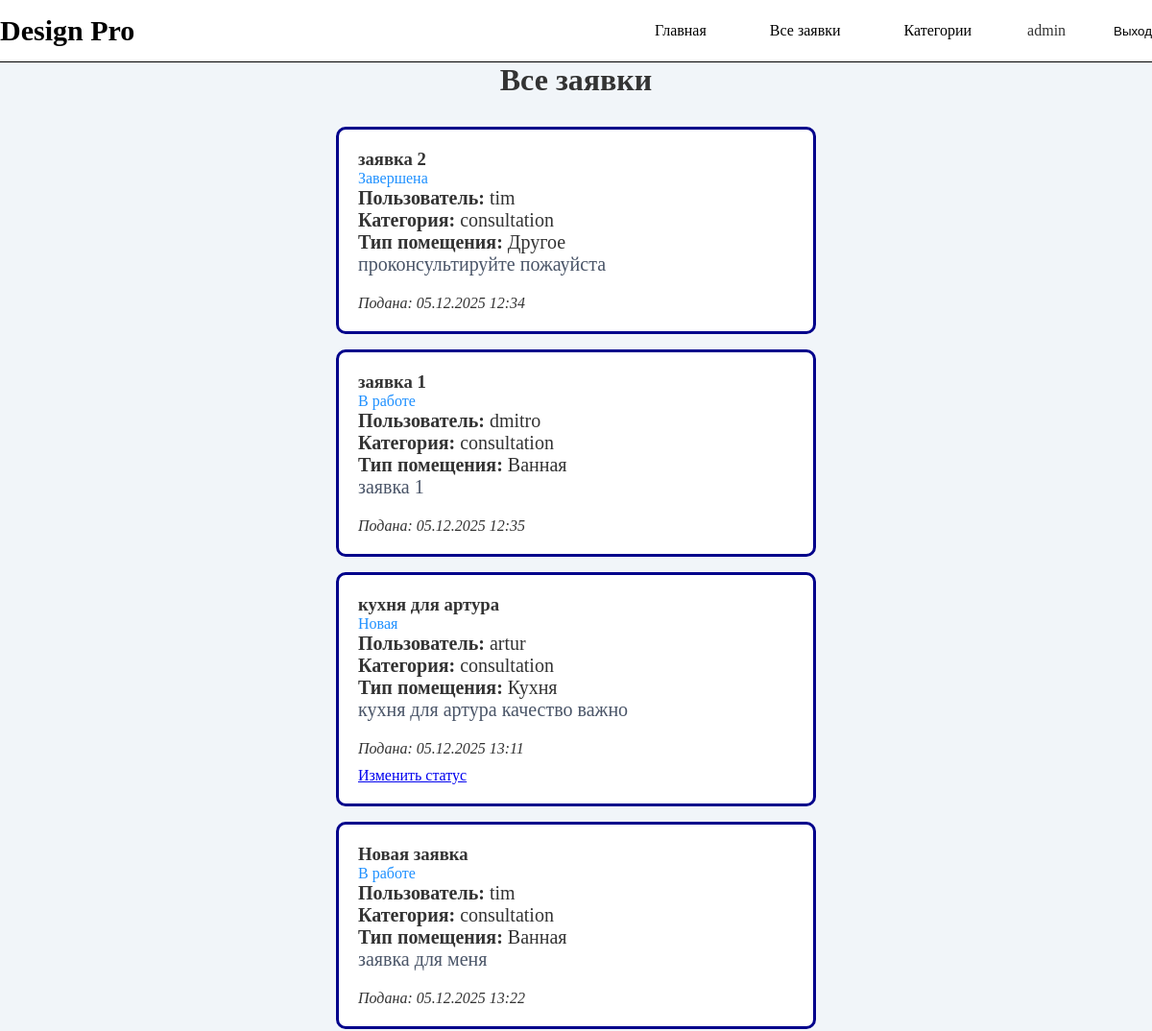
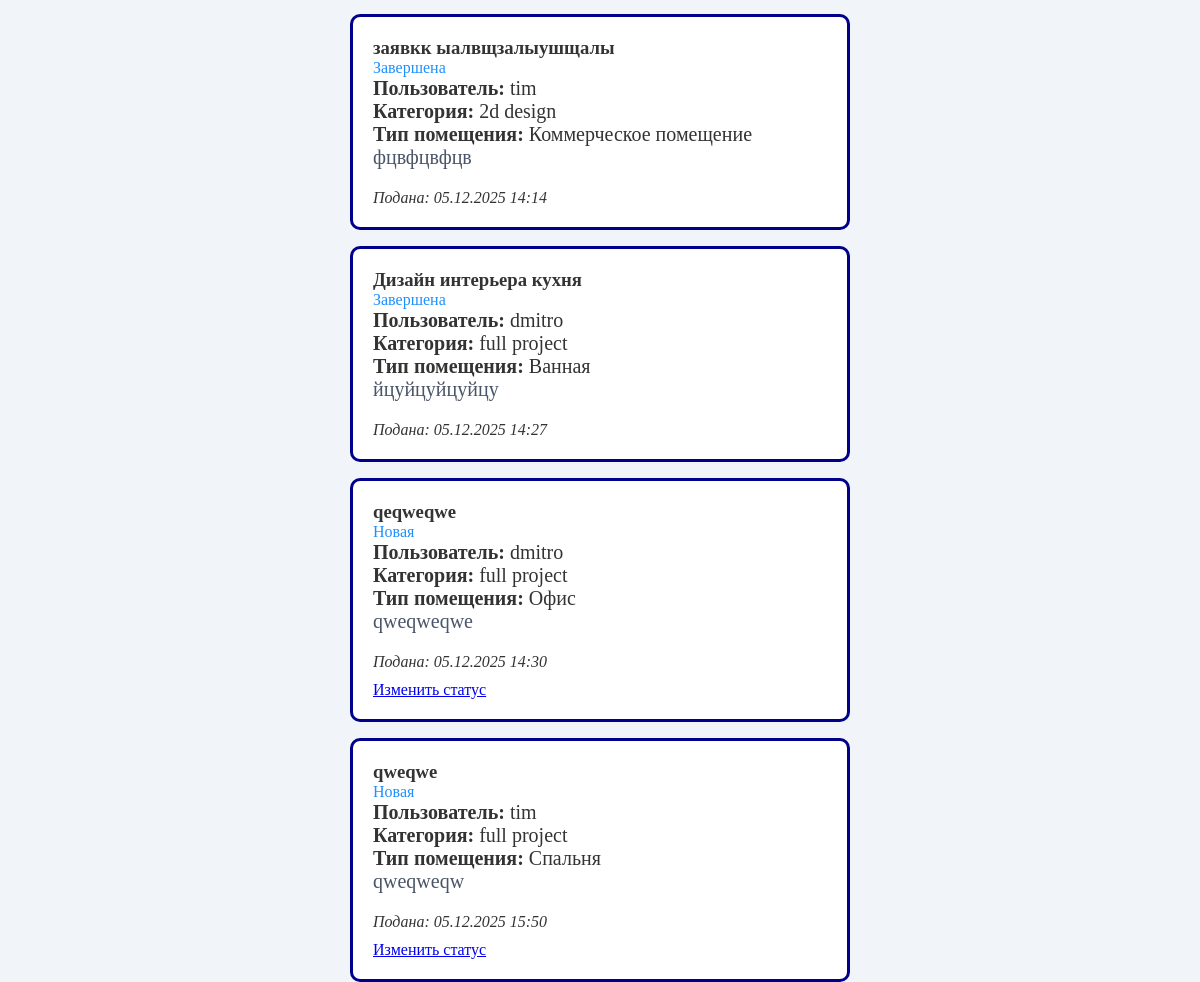
/catalog/admin/all-requests/ (signed in), run on the app's committed database (2 pictures, top to bottom).
### catalog/models.py (models this page shows, shortened)
class DesignRequest(models.Model):
    ROOM_CHOICES = [
        ('living', 'Гостиная'),
        ('kitchen', 'Кухня'),
        ('bedroom', 'Спальня'),
        ('bathroom', 'Ванная'),
        ('office', 'Офис'),
        ('commercial', 'Коммерческое помещение'),
        ('other', 'Другое'),
    ]
    STATUS_CHOICES = [
        ('new', 'Новая'),
        ('in_progress', 'В работе'),
        ('completed', 'Завершена'),
    ]
    name = models.CharField('Имя', max_length=100, blank=True)
    room_type = models.CharField('Тип помещения', max_length=20, choices=ROOM_CHOICES)
    description = models.TextField('Описание задачи', blank=True)
    status = models.CharField('Статус', max_length=20, choices=STATUS_CHOICES, default='new')
    created_at = models.DateTimeField('Дата заявки', auto_now_add=True)
    customer = models.ForeignKey(settings.AUTH_USER_MODEL, on_delete=models.SET_NULL, null=True, blank=True)
    image = models.ImageField( 'Фото помещения или план', upload_to='request_images/', blank=True, null=True)
    category = models.ForeignKey(DesignCategory, on_delete=models.CASCADE, null=True, verbose_name='Категория заявки')
    design_image = models.ImageField('Изображение дизайна', upload_to='design_results/', blank=True, null=True)
    admin_comment = models.TextField('Комментарий администратора', blank=True)

class DesignCategory(models.Model):
    name = models.CharField('Название категории', max_length=100, unique=True)
    class Meta:
        verbose_name = 'Категория заявки'
        ordering = ['name']

### catalog/views.py (the view)
# urls.py: path('admin/all-requests/', AllDesignRequestsListView.as_view(), name='all-requests'),
class AllDesignRequestsListView(LoginRequiredMixin, UserPassesTestMixin, ListView):
    model = DesignRequest
    template_name = 'catalog/all_requests.html'
    context_object_name = 'requests_list'
    ordering = ['-created_at']
    def test_func(self):
        return self.request.user.is_superuser
    def get_queryset(self):
        return DesignRequest.objects.all()

### catalog/templates/catalog/all_requests.html
{% extends "base_generic.html" %}
{% block content %}
  <div class="page-header">
    <h1 class="page-title">Все заявки</h1>
  </div>
  {% if requests_list %}
    <div class="requests-list">
      {% for request in requests_list %}
        <div class="request-card">
          <div class="request-header">
            <h3 class="request-name">{{ request.name }}</h3>
            <div class="request-status">{{ request.get_status_display }}</div>
          </div>
          <div class="request-body">
            <p><strong>Пользователь:</strong> {{ request.customer.username }}</p>
            <p><strong>Категория:</strong> {{ request.category.name }}</p>
            <p><strong>Тип помещения:</strong> {{ request.get_room_type_display }}</p>
            {% if request.description %}
              <p class="request-desc">{{ request.description|truncatewords:20 }}</p>
            {% endif %}
          </div>
          <div class="request-footer">
            <div class="request-date">Подана: {{ request.created_at|date:"d.m.Y H:i" }}</div>
          </div>
          {% if user.is_superuser and request.status == 'new' %}
            <div style="margin-top: 10px;">
              <a href="{% url 'update-request-status' request.id %}" class="btn-secondary">Изменить статус</a>
            </div>
          {% endif %}
        </div>
      {% endfor %}
    </div>
  {% else %}
    <div class="empty-state">
      <p>Нет заявок.</p>
    </div>
  {% endif %}
{% endblock %}

### catalog/templates/base_generic.html (shortened to what this page needs)
<!doctype html>
<html lang="ru">
  <head>
      {% load static %}
      <link rel="stylesheet" href="{% static 'css/styles.css' %}" />
  </head>
  <body>
    <header class="header">
        <a href="{% url 'index' %}" class="logo">Design Pro</a>
        <nav class="main-nav">
            {% block topnav %}
              <a href="{% url 'index' %}">Главная</a>
              {% if user.is_authenticated %}
                {% if user.is_superuser %}
                  <a href="{% url 'all-requests' %}">Все заявки</a>
                  <a href="{% url 'manage-categories' %}">Категории</a>
                {% else %}
                  <a href="{% url 'design_request' %}">Создать заявку</a>
                  <a href="{% url 'my-requests' %}">Мои заявки</a>
                {% endif %}
                <div class="nav-user">{{ user.get_username }}</div>
                <form class="logout-form" method="post" action="{% url 'logout' %}">
                  <button type="submit" class="btn-logout">Выход</button>
                </form>
              {% else %}
                <a href="{% url 'login' %}?next={{ request.path }}">Вход</a>
                <a href="{% url 'registration' %}">Регистрация</a>
              {% endif %}
            {% endblock %}
        </nav>
    </header>
    <main class="main-content">
      {% block content %}{% endblock %}
    </main>
  </body>
</html>

### catalog/static/css/styles.css (style rules this page uses)
* { box-sizing: border-box; margin: 0; padding: 0; }
body { background-color: #f1f5f9; color: #333; }
.header { display: flex; justify-content: space-between; align-items: center; background-color: #ffffff; border-bottom: 1px solid black; width: 1200px; margin: 0 auto; height: 65px; }
.logo { font-size: 30px; font-weight: 700; text-decoration: none; color: black; }
.main-nav { display: flex; flex-direction: row; align-items: center; gap: 50px; }
.main-nav a { text-decoration: none; color: black; padding: 6px 8px; border-radius: 4px; }
.logout-form button { background: none; border: none; }
.main-content { display: flex; flex-direction: column; align-items: center; justify-content: center; margin: 0 auto; width: 1200px; gap: 30px; }
.main-content h1 { font-size: 32px; }
.main-content p { font-size: 20px; }
.page-title { display: flex; flex-direction: column; align-items: center; gap: 20px; }
.requests-list { display: flex; flex-direction: column; width: 500px; gap: 16px; }
.request-card { background: white; border-radius: 10px; padding: 20px; border: 3px solid darkblue; gap: 20px; }
.request-desc { color: #4a5568; margin-bottom: 20px; }
.request-status { color: dodgerblue; font-size: 16px; }
.request-date { margin-top: 15px; font-size: 16px; font-style: italic; }

### data on the page
DesignRequest: name "заявка 2", status "Завершена", customer.username "tim", category.name "consultation", room_type "Другое", description "проконсультируйте пожауйста", created_at "05.12.2025 12:34"
DesignRequest: name "заявка 1", status "В работе", customer.username "dmitro", category.name "consultation", room_type "Ванная", description "заявка 1", created_at "05.12.2025 12:35"
DesignRequest: name "кухня для артура", status "Новая", customer.username "artur", category.name "consultation", room_type "Кухня", description "кухня для артура качество важно", created_at "05.12.2025 13:11", shows "Изменить статус"
DesignRequest: name "Новая заявка", status "В работе", customer.username "tim", category.name "consultation", room_type "Ванная", description "заявка для меня", created_at "05.12.2025 13:22"
DesignRequest: name "заявкк ыалвщзалыушщалы", status "Завершена", customer.username "tim", category.name "2d design", room_type "Коммерческое помещение", description "фцвфцвфцв", created_at "05.12.2025 14:14"
DesignRequest: name "Дизайн интерьера кухня", status "Завершена", customer.username "dmitro", category.name "full project", room_type "Ванная", description "йцуйцуйцуйцу", created_at "05.12.2025 14:27"
DesignRequest: name "qeqweqwe", status "Новая", customer.username "dmitro", category.name "full project", room_type "Офис", description "qweqweqwe", created_at "05.12.2025 14:30", shows "Изменить статус"
DesignRequest: name "qweqwe", status "Новая", customer.username "tim", category.name "full project", room_type "Спальня", description "qweqweqw", created_at "05.12.2025 15:50", shows "Изменить статус"

### other printed values
{{ user.get_username }} "admin"
